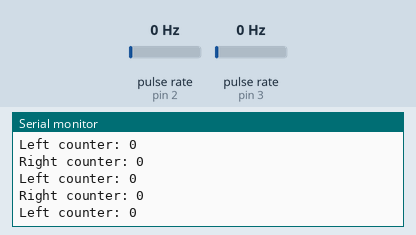
Simulated run of this sketch. Board: Arduino Uno, built with avr-gcc and run on an emulated ATmega328P. On the bench: the last lines printed to the serial monitor. Wiring (inferred from the names in the program): 2 × pulse sensor: data pin 2 / data pin 3. The test bench sets the inputs (shaded band); at power-on: pulse rate (sensors on pin 2, pin 3) 0 Hz.

Above: at 1.2 s.
1.3 s: pulse rate (sensor on pin 2) set to 4 Hz
At 2.4 s:
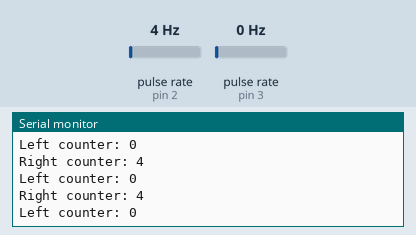
4.3 s: pulse rate (sensor on pin 3) set to 4 Hz
At 5.0 s:
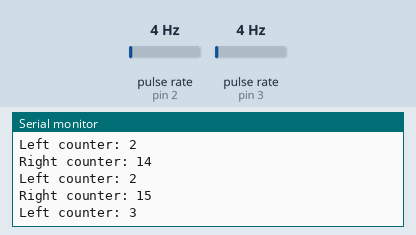
7.3 s: pulse rate (sensor on pin 2) set to 150 Hz
At 8.4 s:
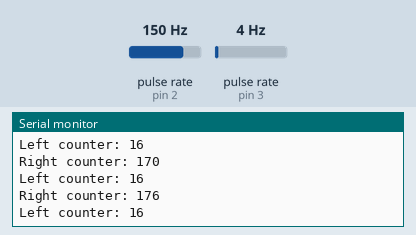
10.3 s: pulse rate (sensor on pin 3) set to 50 Hz
At 11.4 s:
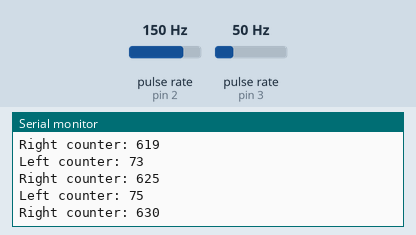
13.3 s: pulse rate (sensor on pin 2) set to 50 Hz
At 13.8 s:
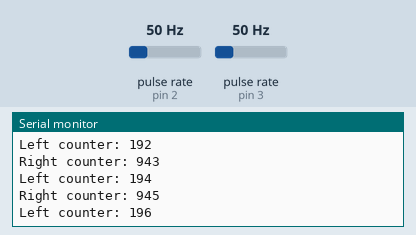
Timing chart, 0 to 16.3 s (numbered marks = the images above; inputs shaded):
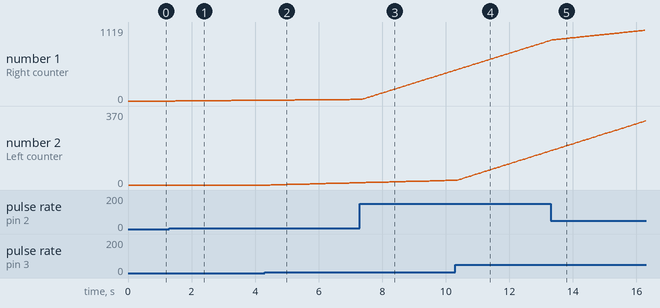

The sketch:

WheelMovementTracker.ino
```cpp
#define ENCODER_PIN_R 2
#define ENCODER_PIN_L 3

int counter_r = 0;
int counter_l = 0;


void increment_r() {
  counter_r++;
}

void increment_l() {
  counter_l++;
}

void setup() {
  Serial.begin(9600);

  attachInterrupt(digitalPinToInterrupt(ENCODER_PIN_R), increment_r, RISING);
  attachInterrupt(digitalPinToInterrupt(ENCODER_PIN_L), increment_l, RISING);


}

void loop() {
  Serial.print("Right counter: ");
  Serial.print(counter_r);
  Serial.print("\n");

  Serial.print("Left counter: ");
  Serial.print(counter_l);
  Serial.print("\n");
}
```

Measured:
- after the input at 1.3 s, the serial monitor: prints a new line after 0.21 s (image 1)
- after the input at 4.3 s, the serial monitor: prints a new line after 0.20 s (image 2)
- after the input at 7.3 s, the serial monitor: prints a new line after 0.14 s (image 3)
- plotted number 1: 0 → 12 after the input at 1.3 s, 24 → 462 after the input at 7.3 s
